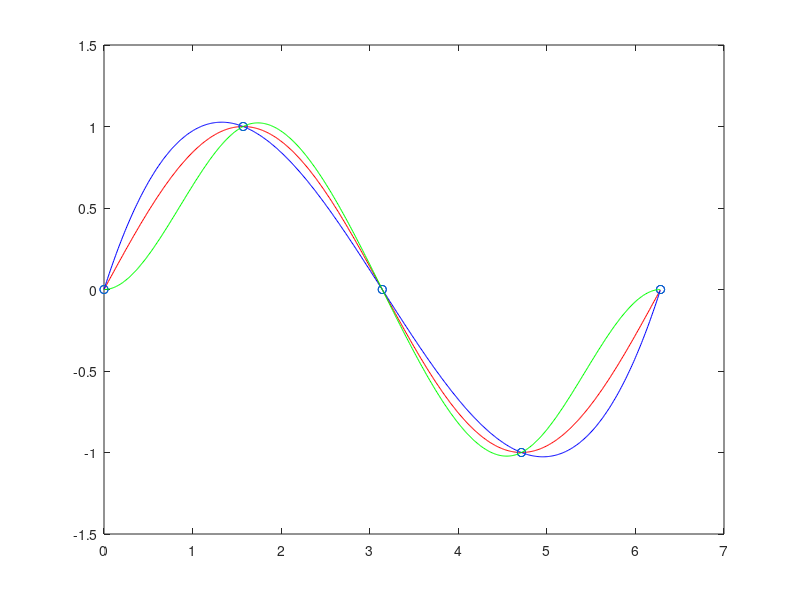

Recreate this plot in MATLAB.
clear;
clc;



X=[0 pi/2 pi 3*pi/2 2*pi];
f=sin(X);
sin(pi/4)
x=0:0.01:2*pi;
F=sin(x)

plot(x,F,'r');

hold on;

plot (X,f,'b o',x,spline(X,f,x),'b -');

p=spline(X,[0 f 0]);

plot(X,f,'o',x,ppval(p,x),'g -');

ppval(p,pi/4)

